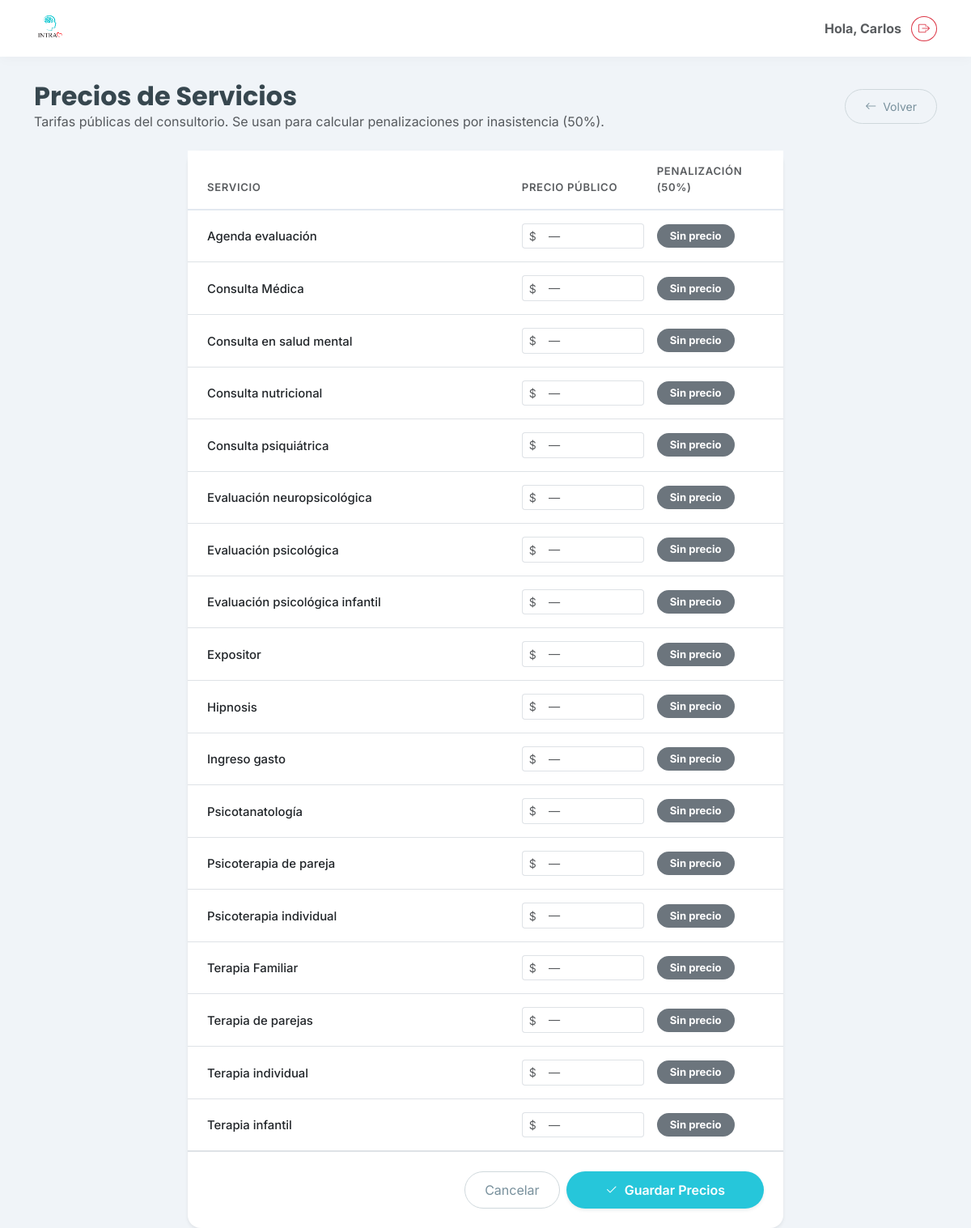
/precios-servicios/ (signed in), run on the app's committed database.
### clinica/models.py (models this page shows, shortened)
class Servicio(models.Model):
    nombre = models.CharField(max_length=100)
    precio = models.DecimalField(
        max_digits=10, decimal_places=2, null=True, blank=True,
        verbose_name="Precio estándar",
        help_text="Precio público del servicio. Se usa para calcular penalizaciones por inasistencia."
    )

### clinica/views.py (the view, shortened to what this page needs)
# urls.py: path('precios-servicios/', clinica_views.precios_servicios, name='precios_servicios'),
@login_required
def precios_servicios(request):
    if not (request.user.is_superuser or request.user.is_staff):
        return redirect('home')
    from clinica.models import Servicio
    servicios = Servicio.objects.all().order_by('nombre')
    return render(request, 'clinica/precios_servicios.html', {'servicios': servicios})

### clinica/templates/clinica/precios_servicios.html (shortened to what this page needs)
{% extends 'clinica/base.html' %}
{% block content %}
<div class="row mb-4">
    <div class="col-12 d-flex align-items-center justify-content-between">
        <div>
            <h2 class="fw-bold mb-0">Precios de Servicios</h2>
            <p class="text-muted mb-0">Tarifas públicas del consultorio. Se usan para calcular penalizaciones por inasistencia (50%).</p>
        </div>
        <a href="{% url 'home' %}" class="btn btn-outline-secondary btn-sm rounded-pill px-4">
            <i class="bi bi-arrow-left me-1"></i> Volver
        </a>
    </div>
</div>
<div class="row justify-content-center">
    <div class="col-lg-8">
        <div class="card shadow-sm border-0 rounded-4">
            <div class="card-body p-0">
                <form method="post" id="form-precios">
                    <table class="table table-hover align-middle mb-0">
                        <thead>
                            <tr style="background:#f8fafc; border-bottom: 2px solid #e2e8f0;">
                                <th class="ps-4 py-3 fw-semibold text-muted" style="font-size:0.82rem; text-transform:uppercase; letter-spacing:.05em; width:55%;">Servicio</th>
                                <th class="py-3 fw-semibold text-muted" style="font-size:0.82rem; text-transform:uppercase; letter-spacing:.05em;">Precio público</th>
                                <th class="py-3 fw-semibold text-muted" style="font-size:0.82rem; text-transform:uppercase; letter-spacing:.05em;">Penalización (50%)</th>
                            </tr>
                        </thead>
                        <tbody>
                            {% for servicio in servicios %}
                            <tr>
                                <td class="ps-4 py-3">
                                    <span class="fw-medium" style="font-size:0.93rem;">{{ servicio.nombre }}</span>
                                </td>
                                <td class="py-3">
                                    <div class="input-group input-group-sm" style="max-width:160px;">
                                        <span class="input-group-text bg-white text-muted border-end-0">$</span>
                                        <input
                                            type="number"
                                            step="0.01"
                                            min="0"
                                            name="precio_{{ servicio.id }}"
                                            value="{{ servicio.precio|default:'' }}"
                                            class="form-control border-start-0 precio-input"
                                            data-id="{{ servicio.id }}"
                                            placeholder="—"
                                            style="font-size:0.9rem;"
                                        >
                                    </div>
                                </td>
                                <td class="py-3">
                                    <span class="badge rounded-pill text-bg-warning px-3 py-2 penalizacion-label" id="pen-{{ servicio.id }}" style="font-size:0.82rem;">
                                    </span>
                                </td>
                            </tr>
                            {% endfor %}
                        </tbody>
                    </table>
                    <div class="d-flex justify-content-end gap-2 p-4 border-top">
                        <a href="{% url 'home' %}" class="btn btn-outline-secondary rounded-pill px-4">Cancelar</a>
                        <button type="submit" class="btn btn-primary rounded-pill px-5 shadow-sm">
                            <i class="bi bi-check2 me-1"></i> Guardar Precios
                        </button>
                    </div>
                </form>
            </div>
        </div>
    </div>
</div>
{% endblock %}

### clinica/templates/clinica/base.html (shortened to what this page needs)
{% load static %}
<!DOCTYPE html>
<html lang="es">
<head>
    <link href="https://cdn.jsdelivr.net/npm/bootstrap@5.3.0/dist/css/bootstrap.min.css" rel="stylesheet">
    <link rel="stylesheet" href="https://cdn.jsdelivr.net/npm/bootstrap-icons@1.10.5/font/bootstrap-icons.css">
</head>
<body>
    <nav class="navbar navbar-expand-lg fixed-top">
        <div class="container">
            <a class="navbar-brand d-flex align-items-center" href="{% url 'home' %}">
               <img src="{% static 'clinica/images/logo.png' %}" alt="Logo INTRA" class="me-2">
            </a>
            <div class="d-flex align-items-center gap-2">
                <span class="me-1 text-muted fw-bold d-none d-md-block">
                    Hola, {{ user.username|title }}
                </span>
<form action="{% url 'logout' %}" method="post">
                    <button type="submit" class="btn btn-outline-danger btn-sm rounded-circle" title="Cerrar Sesión">
                        <i class="bi bi-box-arrow-right"></i>
                    </button>
                </form>
            </div>
        </div>
    </nav>
    <div class="container" style="margin-top: 100px;">
        {% block content %}
        {% endblock %}
    </div>
</body>
<link href="https://cdn.jsdelivr.net/npm/select2@4.1.0-rc.0/dist/css/select2.min.css" rel="stylesheet" />
<link rel="stylesheet" href="https://cdn.jsdelivr.net/npm/select2-bootstrap-5-theme@1.3.0/dist/select2-bootstrap-5-theme.min.css" />
</html>

### clinica/templates/clinica/base.html (style rules this page uses)
:root { --intra-primary: #26C6DA; --intra-secondary: #EF5350; --intra-dark: #37474F; --intra-light: #F0F4F8; --intra-white: #FFFFFF; }
body { background-color: var(--intra-light); font-family: 'Inter', sans-serif; color: var(--intra-dark); }
h1, h2, h3, h4, h5, .navbar-brand { font-family: 'Poppins', sans-serif; }
.btn-primary { background-color: var(--intra-primary); border: none; border-radius: 50px; padding: 10px 25px; font-weight: 600; box-shadow: 0 4px 15px rgba(38, 198, 218, 0.3); transition: all 0.3s ease; }
.btn-outline-secondary { border-color: #CFD8DC; color: #78909C; border-radius: 50px; padding: 10px 25px; }
.card { border: none; border-radius: 20px; box-shadow: 0 10px 30px rgba(0,0,0,0.05); }
.navbar { background-color: var(--intra-white); box-shadow: 0 2px 15px rgba(0,0,0,0.03); padding-top: 10px; padding-bottom: 10px; }
.navbar-brand img { height: 40px; width: auto; }

### data on the page
Servicio: nombre "Agenda evaluación"
Servicio: nombre "Consulta Médica"
Servicio: nombre "Consulta en salud mental"
Servicio: nombre "Consulta nutricional"
Servicio: nombre "Consulta psiquiátrica"
Servicio: nombre "Evaluación neuropsicológica"
Servicio: nombre "Evaluación psicológica"
Servicio: nombre "Evaluación psicológica infantil"
Servicio: nombre "Expositor"
Servicio: nombre "Hipnosis"
Servicio: nombre "Ingreso gasto"
Servicio: nombre "Psicotanatología"
Servicio: nombre "Psicoterapia de pareja"
Servicio: nombre "Psicoterapia individual"
Servicio: nombre "Terapia Familiar"
Servicio: nombre "Terapia de parejas"
Servicio: nombre "Terapia individual"
Servicio: nombre "Terapia infantil"

### other printed values
{{ user.username|title }} "Carlos"
